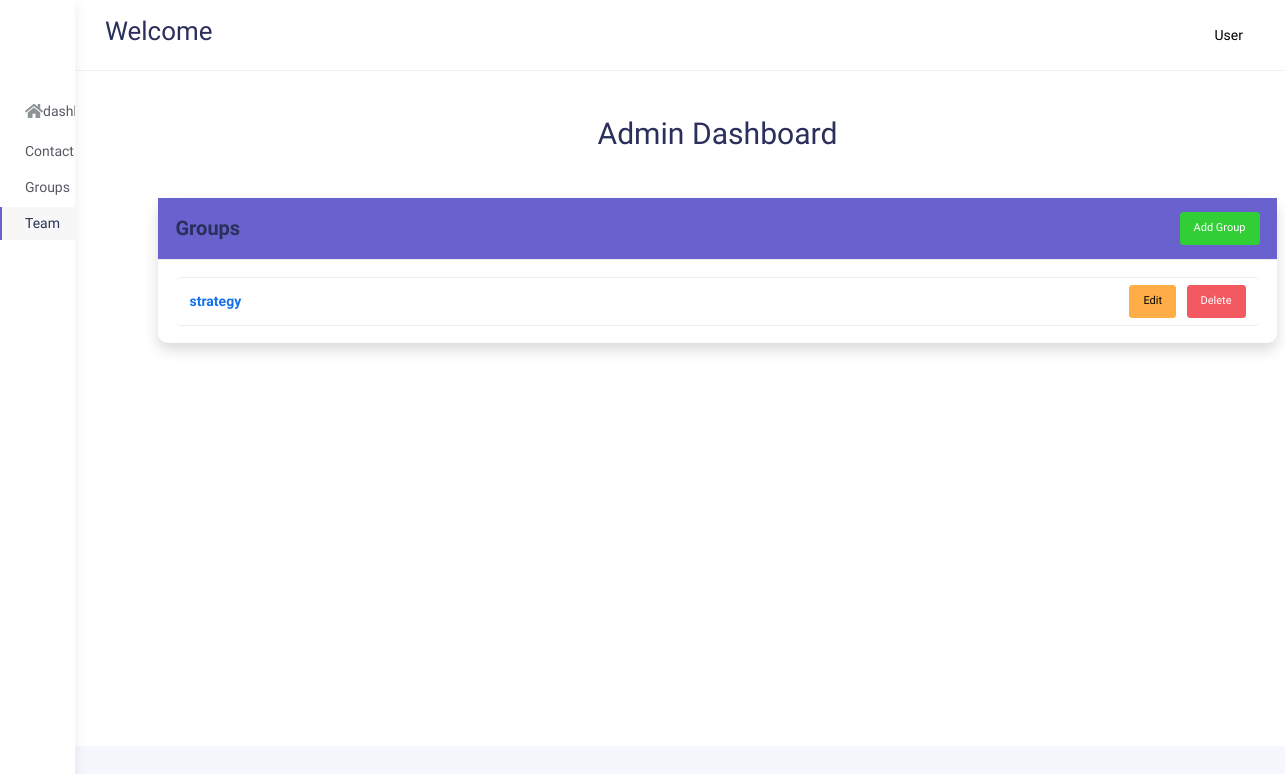
Before: /groups with the older database file.
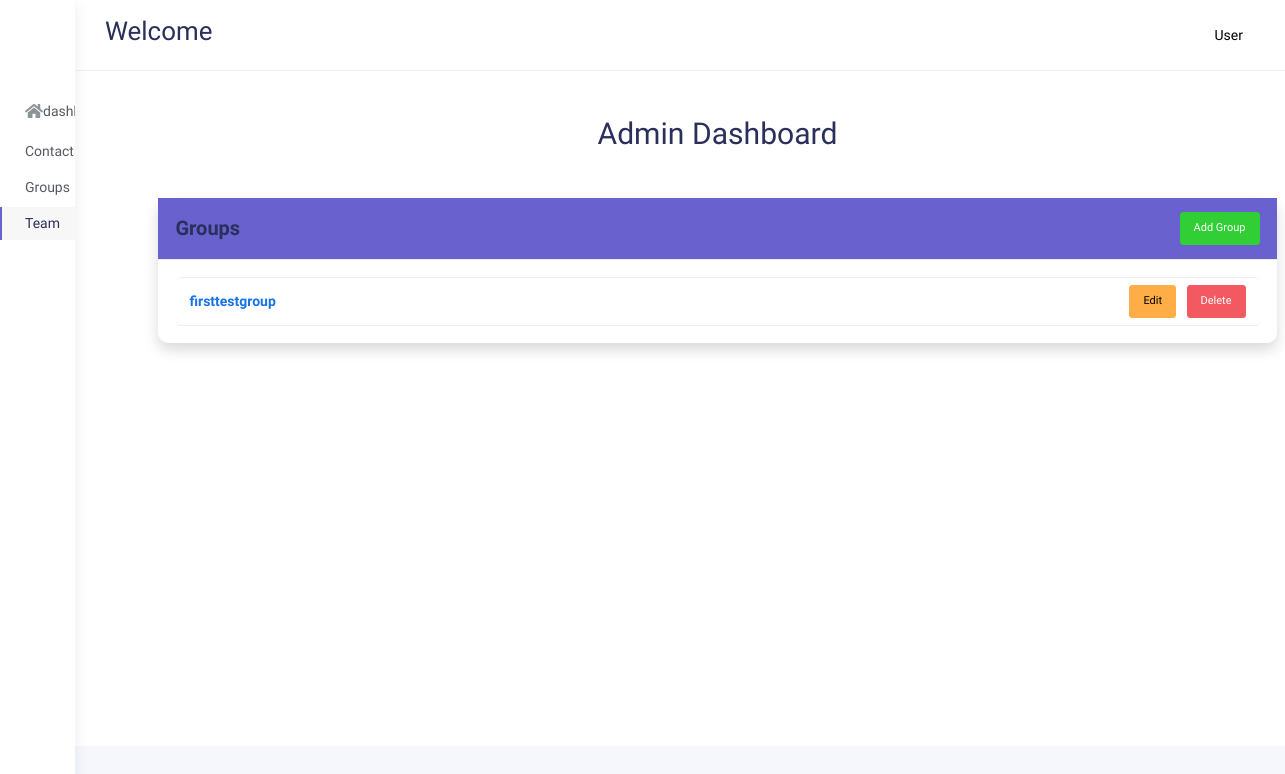
After: the same page with the newer database file.
### app.py (models this page shows)
class MessageGroup(db.Model):
    id = db.Column(db.Integer, primary_key=True)
    name = db.Column(db.String(150), nullable=False)
    conversation_sid = db.Column(db.String(150), unique=True, nullable=True)
    members = db.relationship('GroupMember', back_populates='group', cascade='all, delete-orphan')

### app.py (the view)
@app.route('/groups', methods = ['GET', 'POST'])
def groups():
    groups = MessageGroup.query.all()
    phone_numbers = [Twilionumber, "+123456678"]  # Example phone numbers
    return render_template('allgroups.html', groups=groups, phone_numbers=phone_numbers)

### templates/allgroups.html (shortened to what this page needs)
<!DOCTYPE html>
<html lang="en">
  <head>
          <link rel="stylesheet" href="https://cdn.datatables.net/1.13.5/css/jquery.dataTables.min.css" />
<link rel="stylesheet" href="{{ url_for('static', filename='css/bootstrap.min.css') }}" />
<link rel="stylesheet" href="{{ url_for('static', filename='css/plugins.min.css') }}" />
<link rel="stylesheet" href="{{ url_for('static', filename='css/kaiadmin.min.css') }}" />
<link rel="stylesheet" href="{{ url_for('static', filename='css/main.css') }}" />
  </head>
  <body>
    <div class="wrapper sidebar_minimize">
      <div class="sidebar" data-background-color="light">
        <div class="sidebar-logo">
          <div class="logo-header" data-background-color="light">
          </div>
        </div>
        <div class="sidebar-wrapper scrollbar scrollbar-inner">
          <div class="sidebar-content">
            <ul class="nav nav-secondary">
              <li class="nav-item">
          <a href="/admin/dashboard">
                  <i class="fas fa-home"></i> dashboard
                </a>
              </li>
               <li class="nav-item ">
                <a href="/contacts">
Contacts
                </a>
              </li>
              <li class="nav-item">
                <a href="/groups">
Groups
                </a>
              </li>
              <li class="nav-item active">
                <a href="/team">
                  Team
                </a>
              </li>
            </ul>
          </div>
        </div>
      </div>
      <div class="main-panel">
        <div class="main-header">
          <nav
            class="navbar navbar-header navbar-header-transparent navbar-expand-lg border-bottom"
          >
            <div class="container-fluid">
              <nav
                class="navbar navbar-header-left navbar-expand-lg navbar-form nav-search p-0 d-none d-lg-flex"
              >
  {% block header_content %}
            <h2>Welcome</h2>
        {% endblock %}              </nav>
              <ul class="navbar-nav topbar-nav ms-md-auto align-items-center">
                <li class="nav-item topbar-user dropdown hidden-caret">
                  <a
                    class="dropdown-toggle profile-pic"
                    data-bs-toggle="dropdown"
                    href="#"
                    aria-expanded="false"
                  >
                    <div class="avatar-sm">
                    </div>
                    <span class="profile-username">
                    User
                    </span>
                  </a>
                </li>
              </ul>
            </div>
          </nav>
        </div>
        <div class="container campaigncard">
  <div class="container my-5">
        <h1 class="text-center mb-4">Admin Dashboard</h1>
        <div class="row">
<div class="col-md-12 mt-4">
    <div class="card shadow">
        <div class="card-header bg-secondary text-white d-flex justify-content-between align-items-center">
            <h3 class="card-title">Groups</h3>
            <button class="btn btn-success btn-sm" data-bs-toggle="modal" data-bs-target="#addGroupModal">Add Group</button>
        </div>
        <div class="card-body">
            <ul class="list-group">
           {% if groups %}
    {% for group in groups %}
    <li class="list-group-item d-flex justify-content-between align-items-center">
        <div>
            <a href="{{ url_for('group', id=group.id) }}"><strong>{{ group.name }}</strong></a>
        </div>
        <div>
            <a href="{{ url_for('addgroups', id=group.id) }}" class="btn btn-sm btn-warning me-2">Edit</a>
            <form action="{{ url_for('addgroups', id=group.id) }}" method="post" class="d-inline">
                <button type="submit" class="btn btn-sm btn-danger">Delete</button>
            </form>
        </div>
    </li>
    {% endfor %}
{% else %}
    <li class="list-group-item text-center">No groups available</li>
{% endif %}
            </ul>
        </div>
    </div>
</div>
        </div>
    </div>
        </div>
      </div>
    </div>
  </body>
</html>

Changed rows visible on the page:
changed MessageGroup: name "strategy" → "firsttestgroup"
